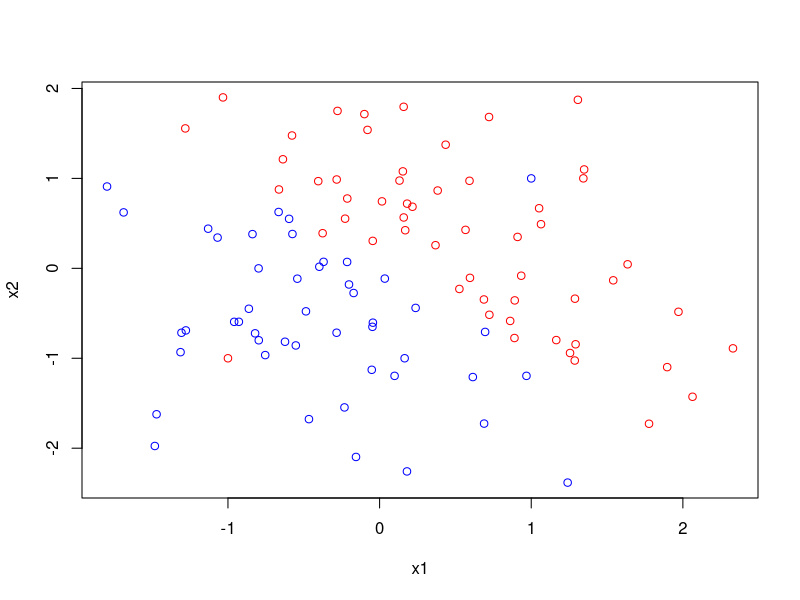
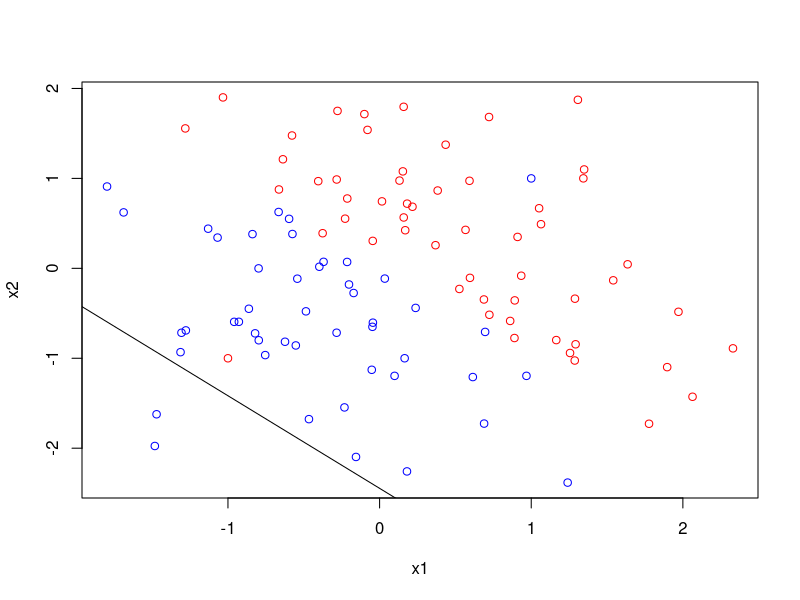
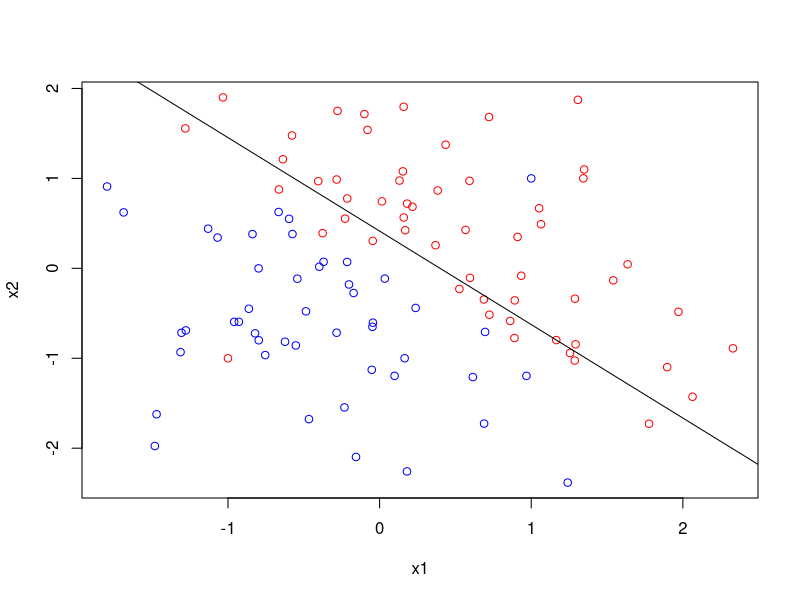
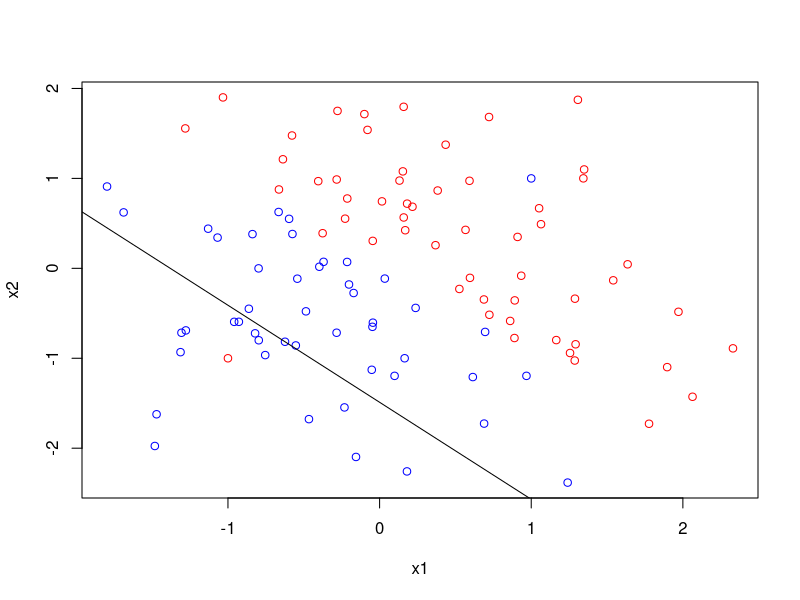
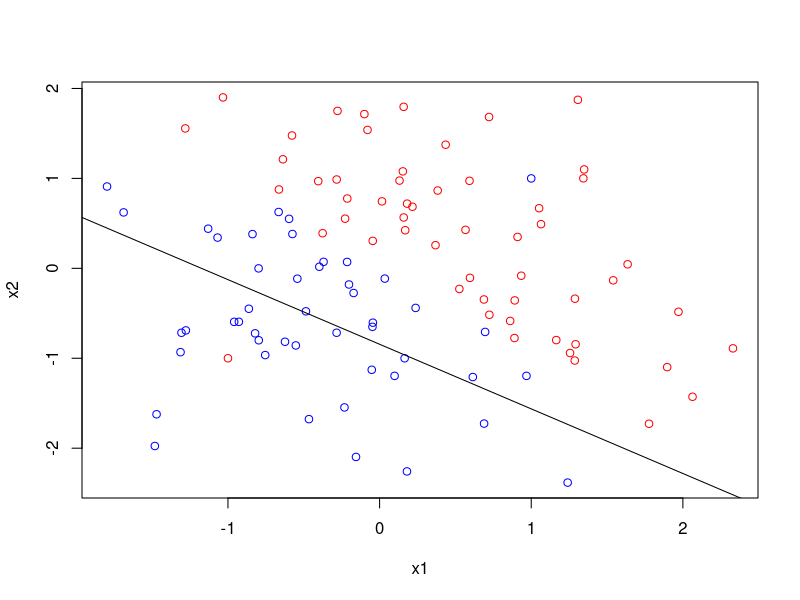
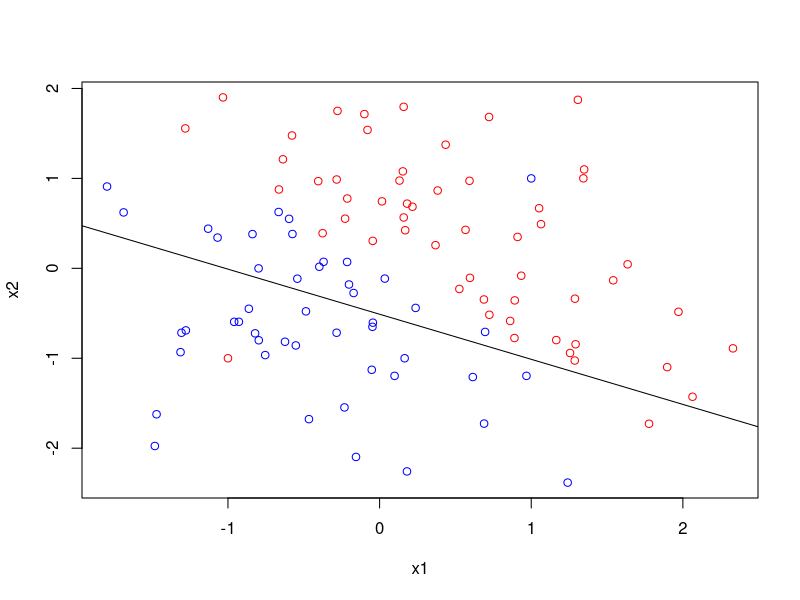
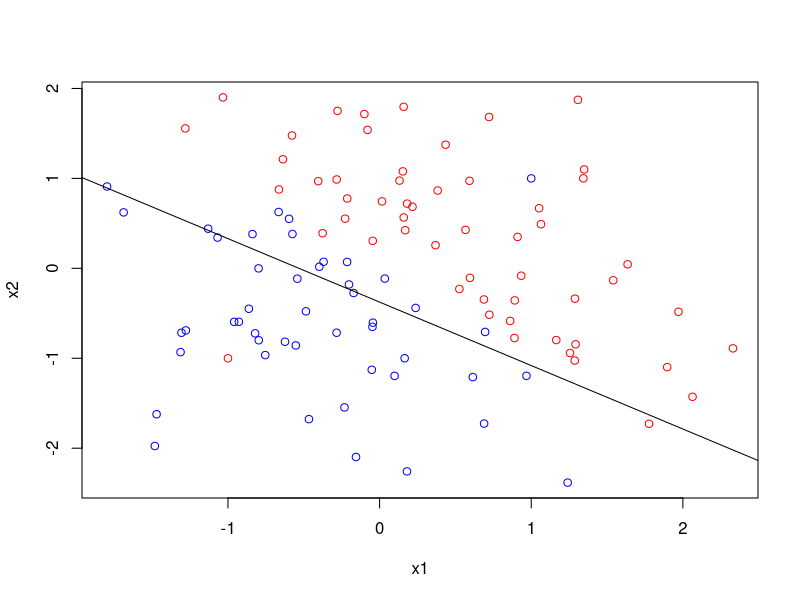
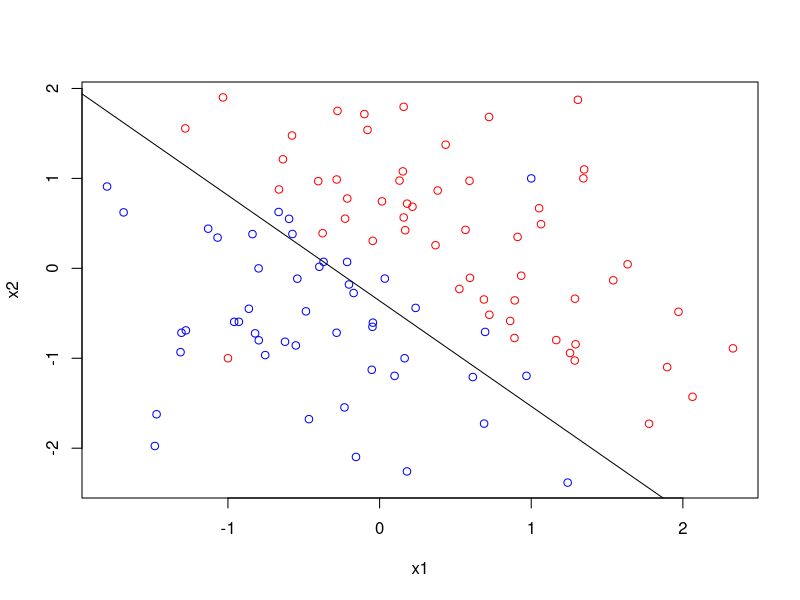

The R script that drew these images, in order:
set.seed(4)
n = 100

x1s = rnorm(n)
x2s = rnorm(n)
xs = cbind(x1s, x2s)

g <- function(x){
  return(x[2] + x[1])
}
# print(xs)
posXs = c()
negXs = c()
ys = c()
for (i in 1:n){
  if (g(xs[i,]) > 0) {
    y = 1 
    posXs = rbind(posXs, xs[i,])
  } else {
    y = -1
    negXs = rbind(negXs, xs[i,])
  }
  ys = c(ys, y)
}
# print(posXs)
# print(negXs)
# print(cbind(xs, ys))

# Add two outliers
xs = rbind(xs, c(-1,-1))
posXs = rbind(posXs, c(-1,-1))
ys = c(ys, 1)

xs = rbind(xs, c(1,1))
negXs = rbind(negXs, c(1,1))
ys = c(ys, -1)

refresh <- function(){
  plot(x1s, x2s, type='n', xlab='x1', ylab='x2')
  points(posXs[,1], posXs[,2], col="red")
  points(negXs[,1], negXs[,2], col="blue")
}
refresh()

maxIteration = 100
stepSize0 = 10

w = rnorm(3)
f <- function(x) c(x, 1) %*% w
plot_f <- function(x) -(w[3] + x*w[1])/w[2]

for(i in 1:maxIteration){
  for (j in 1:nrow(xs)){
    if (f(xs[j,])*ys[j] <= 0){
      w = w + ys[j]*(stepSize0/i^1.3)*(c(xs[j,],1))/norm(matrix(c(xs[j,],1)))
    }
  }
  print(w)
  # curve(plot_f, add=TRUE)
  # points = seq(-2,2,100)
  # contour(points,points, f(points), levels=0)
  refresh()
  abline(w[3], -w[2]/w[1])
  Sys.sleep(0.1)
}
